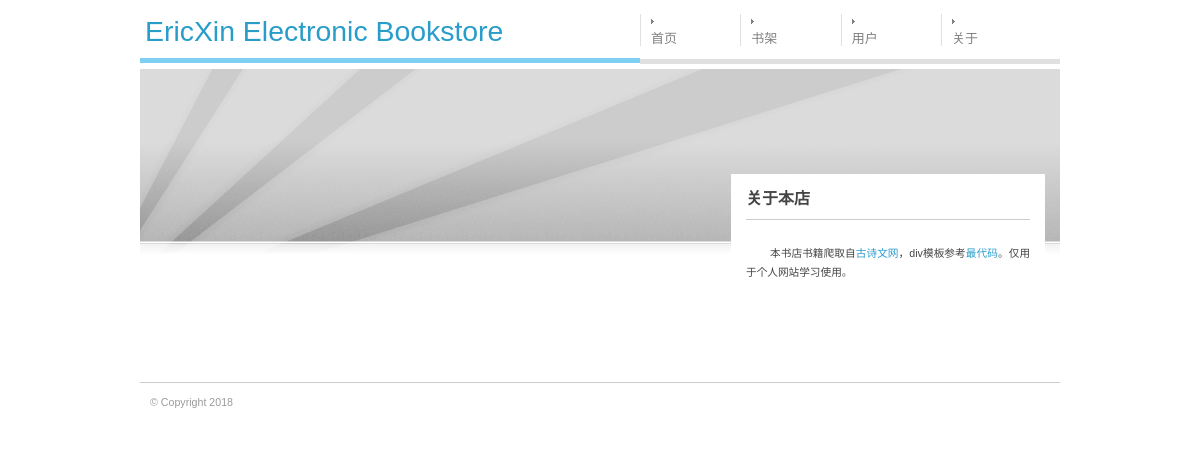
Before: / with the older database file.
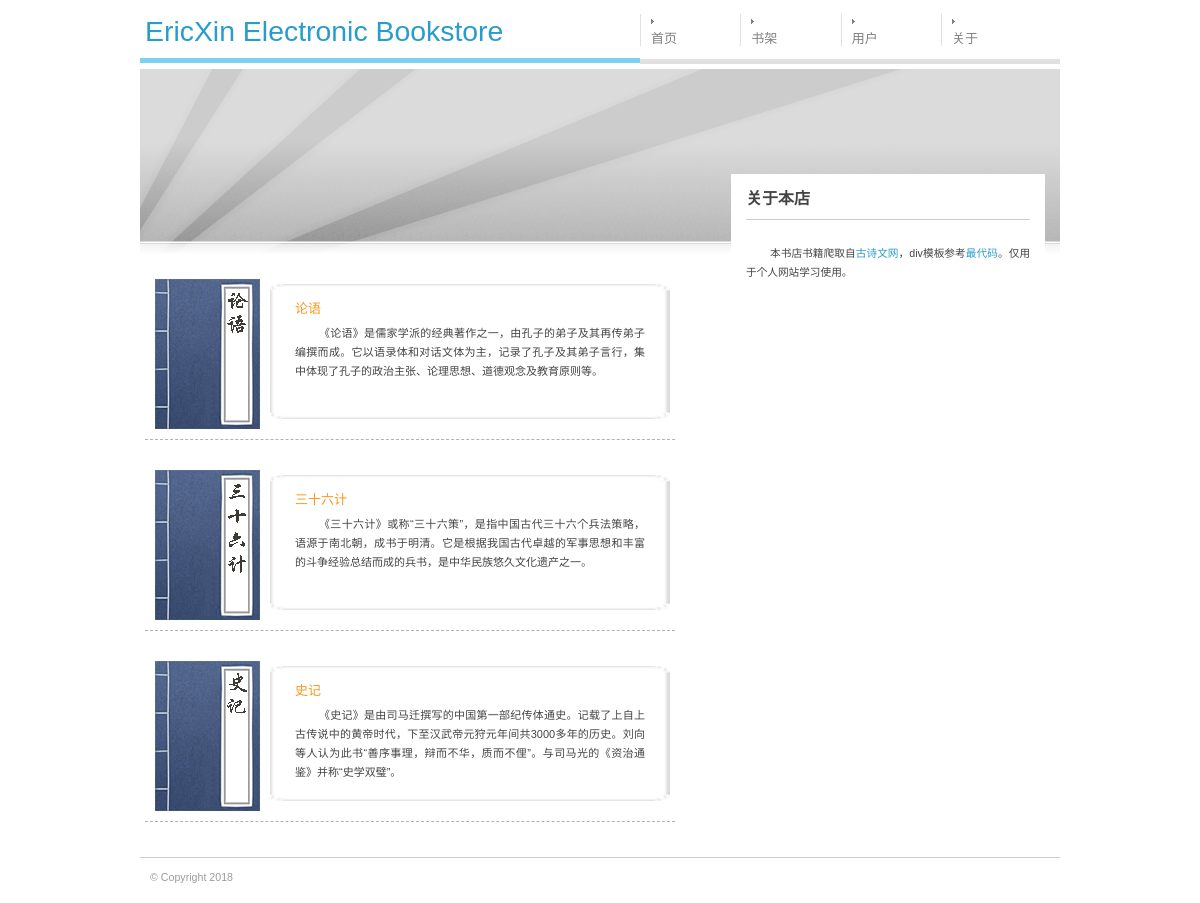
After: the same page with the newer database file.
### bookstore/models.py (models this page shows, shortened)
class Books(models.Model):
    name = models.CharField(max_length=200)
    cover = models.CharField(max_length=200)
    create_date = models.DateField(auto_now=True)
    intro = models.TextField(max_length=200)
    down_link = models.CharField(max_length=200)
    class Meta:
        ordering = ('-create_date',)

### bookstore/views.py (the view)
# urls.py: path('', homepage),
def homepage(request):
    template = get_template('index.html')
    books = Books.objects.all()[0:3]
    html = template.render(locals())
    return HttpResponse(html)

### templates/index.html (shortened to what this page needs)
{% extends 'base.html' %}
{% load staticfiles %}
{% block content %}
    {% for book in books %}
        <div class="feat_prod_box">
        <div class="prod_img"><a href="details.htm"><img src={{ book.cover }} alt="" title="" border="0"></a></div>
        <div class="prod_det_box">
            <div class="prod_title">{{ book.name }}</div>
            <p class="details">{{ book.intro }}</p>
        </div>
    </div>
    {% endfor %}
{% endblock %}

### templates/base.html (shortened to what this page needs)
<!DOCTYPE html>
{% load staticfiles %}
<html>
<head>
    <link rel="stylesheet" href="../static/css/main.css" type="text/css" />
</head>
<body>
	<div id="content">
		{% include 'header.html' %}
        {% include 'menu.html' %}
		<div id="intro">
        </div>
		<div id="main">
			{% block content %} {% endblock %}
		</div>
		{% include 'about.html' %}
		{% include 'footer.html' %}
	</div>
</body>
</html>

### templates/header.html
<div id="logo">
    <h1>EricXin Electronic Bookstore</h1>
</div>

### templates/menu.html
<ul id="menu">
	<li><a href="home">首页</a></li>
	<li><a href="shelf">书架</a></li>
	<li><a href="user">用户</a></li>
	<li><a href="about">关于</a></li>
</ul>

### templates/about.html
<div id="about">
    <h2>关于本店</h2>
    <br />
    <p>本书店书籍爬取自<a href="http://www.gushiwen.org/">古诗文网</a>，div模板参考<a href="http://www.zuidaima.com/">最代码</a>。仅用于个人网站学习使用。</p>
</div>

### templates/footer.html
<div id="footer">
    &copy; Copyright 2018
</div>

### static/css/main.css (style rules this page uses)
* { margin: 0; padding: 0; }
body { font: .74em Tahoma, Arial, "Trebuchet MS", Tahoma, sans-serif; line-height: 1.64em; background: #fff; color: #444; }
a { color: #299DCA; background: inherit; text-decoration: none; }
h1 { font: normal 2.4em Georgia, Arial, Sans-Serif; margin: 15px 0 0 5px; }
#content { width: 920px; height: auto; margin: 0 auto; }
p { padding:5px 0 5px 0;margin:0px;text-align:justify;line-height:19px; }
.feat_prod_box { height: 150px;padding: 10px 0 10px 10px; margin: 0 20px 20px 0; border-bottom: 1px #b2b2b2 dashed; clear: both; }
.prod_img { float: left; padding: 0 5px 0 0; text-align: center; }
.prod_det_box { background:url(../images/new_prod_box.jpg) no-repeat center;width:385px;height: 130px; float:left; padding:15px 0 0 25px; position:relative; }
.prod_title { color: #f8981d; padding: 5px 0 0 5px; font-size: 13px; }
p.details { padding: 5px 30px 5px 5px; font-size: 11px; margin: 0px; text-align: justify; line-height: 19px; }
#logo { float: left; border-bottom: 5px solid #7DD0F1; height: 58px; width: 500px; }
h1 { color: #299DCA; background: inherit; text-decoration: none; }
#menu { float: right; width: 420px; padding: 10px 0; margin: 19px 0 5px; border-bottom: 5px solid #e0e0e0; }
#menu li { font-size: 1.1em; display: inline; }
#menu li a { padding: 17px 15px 0 10px; margin: 0 45px 0 0; background: #fff url(../images/menuarrow.jpg) no-repeat 10px 5px; color: #808080; border-left: 1px solid #e0e0e0; }
#intro { clear: both; background: #ccc url(../images/teaser.jpg) no-repeat; color: #333; height: 150px; padding: 35px 0 0 20px; }
#main { clear: left; float: left; width: 550px; height: auto; padding: 0 34px 0 5px; margin: 15px 0 15px; }
#about { position: relative; top: -80px; margin: 0 15px 0 0; padding: 15px; float: right; width: 284px; font-size: .9em; background: #fff; }
#about h2 { border-bottom: 1px solid #ccc; padding: 0 0 10px; }
p { text-indent:24px; }
#footer { clear: both; border-top: 1px solid #ccc; padding: 10px; margin: 0 0 5px; font-size: .9em; color: #9b9b9b; background: #fff; }

Changed rows visible on the page:
added Books: cover (picture), name "论语", intro "《论语》是儒家学派的经典著作之一，由孔子的弟子及其再传弟子编撰而成。它以语录体和对话文体为主，记录了孔子及其弟子言行，集中体现了孔子的政治主张、论理思想、道德观念及教育原则等。"
added Books: cover (picture), name "三十六计", intro "《三十六计》或称“三十六策”，是指中国古代三十六个兵法策略，语源于南北朝，成书于明清。它是根据我国古代卓越的军事思想和丰富的斗争经验总结而成的兵书，是中华民族悠久文化遗产之一。"
added Books: cover (picture), name "史记", intro "《史记》是由司马迁撰写的中国第一部纪传体通史。记载了上自上古传说中的黄帝时代，下至汉武帝元狩元年间共3000多年的历史。刘向等人认为此书“善序事理，辩而不华，质而不俚”。与司马光的《资治通鉴》并称“史学双璧”。"
